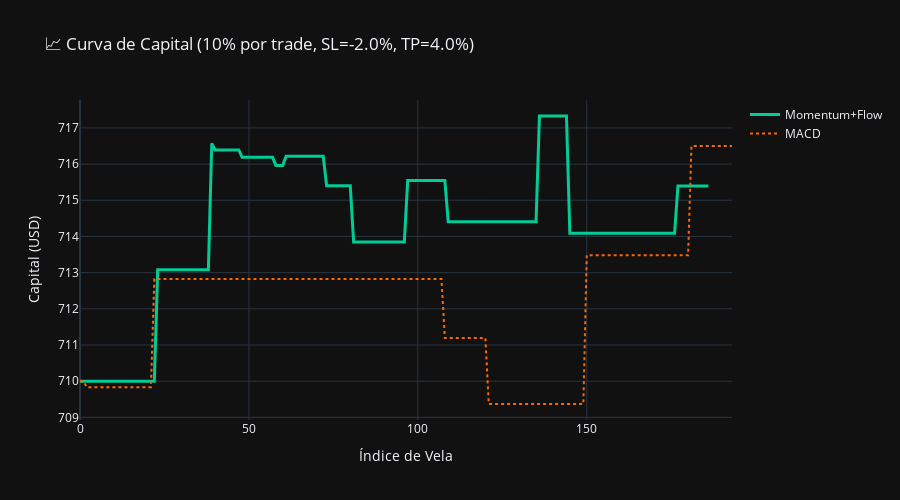

Notebook code for this chart:
### Code cell
# ==========================================================
# 💰 BACKTEST con gestión fraccional de capital
# ==========================================================
import plotly.graph_objects as go

def backtest_fractional(df, buy_mask, sell_mask, precio_col="Close",
                        capital_inicial=710, sl=-0.02, tp=0.04, risk_fraction=0.1):
    """
    Simula un backtest con fracción de capital arriesgada por trade.
    El capital disponible se actualiza dinámicamente.
    """
    capital = capital_inicial
    capital_curve = [capital]
    posiciones = []
    en_trade = False
    precio_entrada = 0.0
    capital_en_trade = 0.0

    for i in range(1, len(df)):
        precio = df[precio_col].iloc[i]

        # abrir trade
        if buy_mask.iloc[i] and not en_trade:
            en_trade = True
            precio_entrada = precio
            capital_en_trade = capital * risk_fraction  # solo arriesgamos 10%
            continue

        if en_trade:
            cambio_pct = (precio - precio_entrada) / precio_entrada

            # TP o SL
            if cambio_pct >= tp or cambio_pct <= sl or sell_mask.iloc[i]:
                ganancia = capital_en_trade * cambio_pct
                capital += ganancia
                posiciones.append(cambio_pct)
                en_trade = False

        capital_curve.append(capital)

    # Cierre final si queda una operación abierta
    if en_trade:
        cambio_final = (df[precio_col].iloc[-1] - precio_entrada) / precio_entrada
        capital += capital_en_trade * cambio_final
        posiciones.append(cambio_final)

    # Métricas
    if not posiciones:
        return dict(final_capital=capital, n_trades=0, avg_gain_pct=0, hit_rate_pct=0), pd.Series(capital_curve)

    posiciones = np.array(posiciones)
    hits = posiciones > 0
    resultado = {
        "final_capital": round(capital, 2),
        "n_trades": len(posiciones),
        "avg_gain_pct": round(posiciones.mean() * 100, 2),
        "hit_rate_pct": round(100 * hits.mean(), 2)
    }
    return resultado, pd.Series(capital_curve)


# ==========================================================
# 🚀 Ejecutar backtests (Momentum+Flow vs MACD)
# ==========================================================
RISK = 0.1   # 10% del capital por trade
SL = -0.02
TP = 0.04

buy_flow  = df["Flow Confirm"].str.contains("BUY",  na=False)
sell_flow = df["Flow Confirm"].str.contains("SELL", na=False)
buy_macd  = df["MACD_Buy"].fillna(False)
sell_macd = df["MACD_Sell"].fillna(False)

res_flow, curve_flow = backtest_fractional(df, buy_flow, sell_flow, sl=SL, tp=TP, risk_fraction=RISK)
res_macd, curve_macd = backtest_fractional(df, buy_macd, sell_macd, sl=SL, tp=TP, risk_fraction=RISK)

# ==========================================================
# 📊 Resultados comparativos
# ==========================================================
resumen_frac = pd.DataFrame([res_flow, res_macd], index=["Momentum+Flow", "MACD"])
display(resumen_frac)

# ==========================================================
# 📈 Gráfico equity compuesto
# ==========================================================
fig = go.Figure()
fig.add_trace(go.Scatter(y=curve_flow, mode="lines", name="Momentum+Flow",
                         line=dict(color="#00cc96", width=3)))
fig.add_trace(go.Scatter(y=curve_macd, mode="lines", name="MACD",
                         line=dict(color="#ff6600", width=2, dash="dot")))

fig.update_layout(
    title=f"📈 Curva de Capital (10% por trade, SL={SL*100:.1f}%, TP={TP*100:.1f}%)",
    xaxis_title="Índice de Vela",
    yaxis_title="Capital (USD)",
    template="plotly_dark",
    height=500
)
fig.show()

### Figure 1 — Plotly figure (JSON) as saved in the notebook; plotly's stock layout.template omitted (floating-point values rounded to 4 significant figures; data arrays with more than 128 entries replaced by an {"elided": "..."} marker saying what was removed)
{"data": [{"line": {"color": "#00cc96", "width": 3}, "mode": "lines", "name": "Momentum+Flow", "type": "scatter", "y": {"elided": "187 float values"}}, {"line": {"color": "#ff6600", "dash": "dot", "width": 2}, "mode": "lines", "name": "MACD", "type": "scatter", "y": {"elided": "194 float values"}}], "layout": {"height": 500, "title": {"text": "📈 Curva de Capital (10% por trade, SL=-2.0%, TP=4.0%)"}, "xaxis": {"title": {"text": "Índice de Vela"}}, "yaxis": {"title": {"text": "Capital (USD)"}}}}
